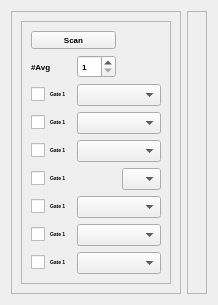
      <widget class="QWidget" name="psTWpage2">
       <property name="font">
        <font>
         <weight>75</weight>
         <italic>false</italic>
         <bold>true</bold>
        </font>
       </property>
       <attribute name="title">
        <string>Scan</string>
       </attribute>
       <layout class="QGridLayout" name="gridLayout_11">
        <item row="1" column="0">
         <widget class="QFrame" name="frame_6">
          <property name="frameShape">
           <enum>QFrame::StyledPanel</enum>
          </property>
          <property name="frameShadow">
           <enum>QFrame::Raised</enum>
          </property>
          <layout class="QGridLayout" name="gridLayout_12">
           <item row="0" column="1">
            <layout class="QGridLayout" name="psScanLayout1"/>
           </item>
           <item row="0" column="0">
            <widget class="QFrame" name="frame_7">
             <property name="maximumSize">
              <size>
               <width>150</width>
               <height>16777215</height>
              </size>
             </property>
             <property name="frameShape">
              <enum>QFrame::StyledPanel</enum>
             </property>
             <property name="frameShadow">
              <enum>QFrame::Raised</enum>
             </property>
             <layout class="QGridLayout" name="gridLayout_10">
              <item row="2" column="0">
               <widget class="QCheckBox" name="ScanGatecheckBox1">
                <property name="font">
                 <font>
                  <pointsize>4</pointsize>
                 </font>
                </property>
                <property name="text">
                 <string>Gate 1</string>
                </property>
               </widget>
              </item>
              <item row="2" column="1" colspan="2">
               <widget class="QComboBox" name="ScanGatecomboBox1">
                <property name="font">
                 <font>
                  <pointsize>6</pointsize>
                 </font>
                </property>
               </widget>
              </item>
              <item row="3" column="0">
               <widget class="QCheckBox" name="ScanGatecheckBox4">
                <property name="font">
                 <font>
                  <pointsize>4</pointsize>
                 </font>
                </property>
                <property name="text">
                 <string>Gate 1</string>
                </property>
               </widget>
              </item>
              <item row="3" column="1" colspan="2">
               <widget class="QComboBox" name="ScanGatecomboBox2">
                <property name="font">
                 <font>
                  <pointsize>6</pointsize>
                 </font>
                </property>
               </widget>
              </item>
              <item row="0" column="0" colspan="2">
               <widget class="QPushButton" name="ScanGateButton">
                <property name="font">
                 <font>
                  <pointsize>6</pointsize>
                 </font>
                </property>
                <property name="text">
                 <string>Scan</string>
                </property>
               </widget>
              </item>
              <item row="8" column="0">
               <widget class="QCheckBox" name="ScanGatecheckBox7">
                <property name="font">
                 <font>
                  <pointsize>4</pointsize>
                 </font>
                </property>
                <property name="text">
                 <string>Gate 1</string>
                </property>
               </widget>
              </item>
              <item row="4" column="0">
               <widget class="QCheckBox" name="ScanGatecheckBox3">
                <property name="font">
                 <font>
                  <pointsize>4</pointsize>
                 </font>
                </property>
                <property name="text">
                 <string>Gate 1</string>
                </property>
               </widget>
              </item>
              <item row="5" column="0">
               <widget class="QCheckBox" name="ScanGatecheckBox2">
                <property name="font">
                 <font>
                  <pointsize>4</pointsize>
                 </font>
                </property>
                <property name="text">
                 <string>Gate 1</string>
                </property>
               </widget>
              </item>
              <item row="5" column="2">
               <widget class="QComboBox" name="ScanGatecomboBox4">
                <property name="font">
                 <font>
                  <pointsize>6</pointsize>
                 </font>
                </property>
               </widget>
              </item>
              <item row="6" column="1" colspan="2">
               <widget class="QComboBox" name="ScanGatecomboBox5">
                <property name="font">
                 <font>
                  <pointsize>6</pointsize>
                 </font>
                </property>
               </widget>
              </item>
              <item row="4" column="1" colspan="2">
               <widget class="QComboBox" name="ScanGatecomboBox3">
                <property name="font">
                 <font>
                  <pointsize>6</pointsize>
                 </font>
                </property>
               </widget>
              </item>
              <item row="7" column="0">
               <widget class="QCheckBox" name="ScanGatecheckBox5">
                <property name="font">
                 <font>
                  <pointsize>4</pointsize>
                 </font>
                </property>
                <property name="text">
                 <string>Gate 1</string>
                </property>
               </widget>
              </item>
              <item row="7" column="1" colspan="2">
               <widget class="QComboBox" name="ScanGatecomboBox6">
                <property name="font">
                 <font>
                  <pointsize>6</pointsize>
                 </font>
                </property>
               </widget>
              </item>
              <item row="6" column="0">
               <widget class="QCheckBox" name="ScanGatecheckBox6">
                <property name="font">
                 <font>
                  <pointsize>4</pointsize>
                 </font>
                </property>
                <property name="text">
                 <string>Gate 1</string>
                </property>
               </widget>
              </item>
              <item row="8" column="1" colspan="2">
               <widget class="QComboBox" name="ScanGatecomboBox7">
                <property name="font">
                 <font>
                  <pointsize>6</pointsize>
                 </font>
                </property>
               </widget>
              </item>
              <item row="1" column="1">
               <widget class="QSpinBox" name="NAvgScanGatespinBox">
                <property name="font">
                 <font>
                  <pointsize>6</pointsize>
                 </font>
                </property>
                <property name="minimum">
                 <number>1</number>
                </property>
                <property name="maximum">
                 <number>10000</number>
                </property>
                <property name="singleStep">
                 <number>10</number>
                </property>
               </widget>
              </item>
              <item row="1" column="0">
               <widget class="QLabel" name="label_2">
                <property name="font">
                 <font>
                  <pointsize>6</pointsize>
                 </font>
                </property>
                <property name="text">
                 <string>#Avg</string>
                </property>
               </widget>
              </item>
             </layout>
            </widget>
           </item>
          </layout>
         </widget>
        </item>
        <item row="1" column="1">
         <widget class="QFrame" name="frame_5">
          <property name="frameShape">
           <enum>QFrame::StyledPanel</enum>
          </property>
          <property name="frameShadow">
           <enum>QFrame::Raised</enum>
          </property>
          <layout class="QGridLayout" name="gridLayout_14">
           <item row="0" column="0">
            <layout class="QGridLayout" name="psScanLayout2"/>
           </item>
          </layout>
         </widget>
        </item>
       </layout>
      </widget>
